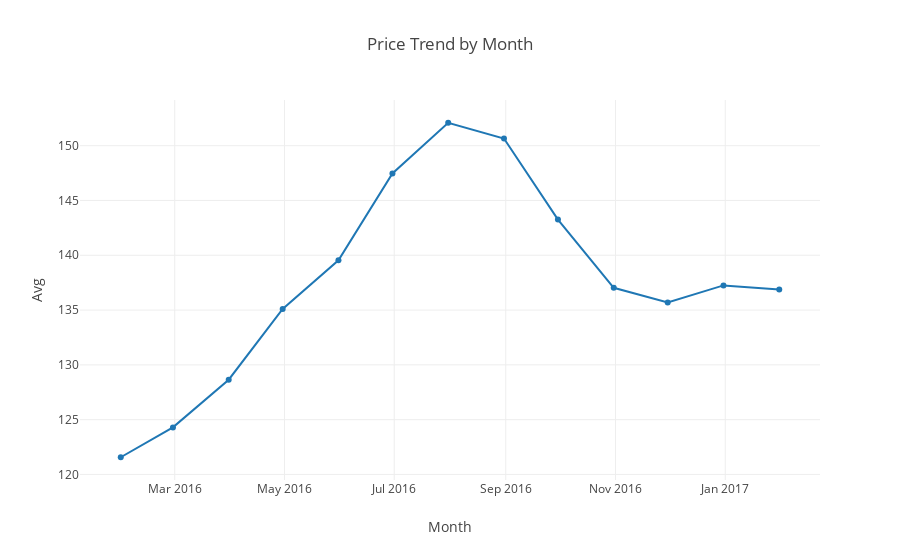

The cell this chart's notebook holds for it:
### Code cell
offline.iplot({
    "data": [go.Scatter(x=calendar_month_mean.index, y=calendar_month_mean.price)],
    "layout": go.Layout(title='Price Trend by Month',
                           xaxis=dict(title='Month'),
                           yaxis=dict(title='Avg'))
})

### Figure 1 — Plotly figure (JSON) as saved in the notebook; plotly's stock layout.template omitted (floating-point values rounded to 4 significant figures)
{"data": [{"type": "scatter", "uid": "09cfa759-3c15-48fe-b087-a8a6f49a59e8", "x": ["2016-01-31", "2016-02-29", "2016-03-31", "2016-04-30", "2016-05-31", "2016-06-30", "2016-07-31", "2016-08-31", "2016-09-30", "2016-10-31", "2016-11-30", "2016-12-31", "2017-01-31"], "y": [121.6, 124.3, 128.6, 135.1, 139.5, 147.5, 152.1, 150.7, 143.3, 137.0, 135.7, 137.3, 136.9]}], "layout": {"title": {"text": "Price Trend by Month"}, "xaxis": {"title": {"text": "Month"}}, "yaxis": {"title": {"text": "Avg"}}}}
